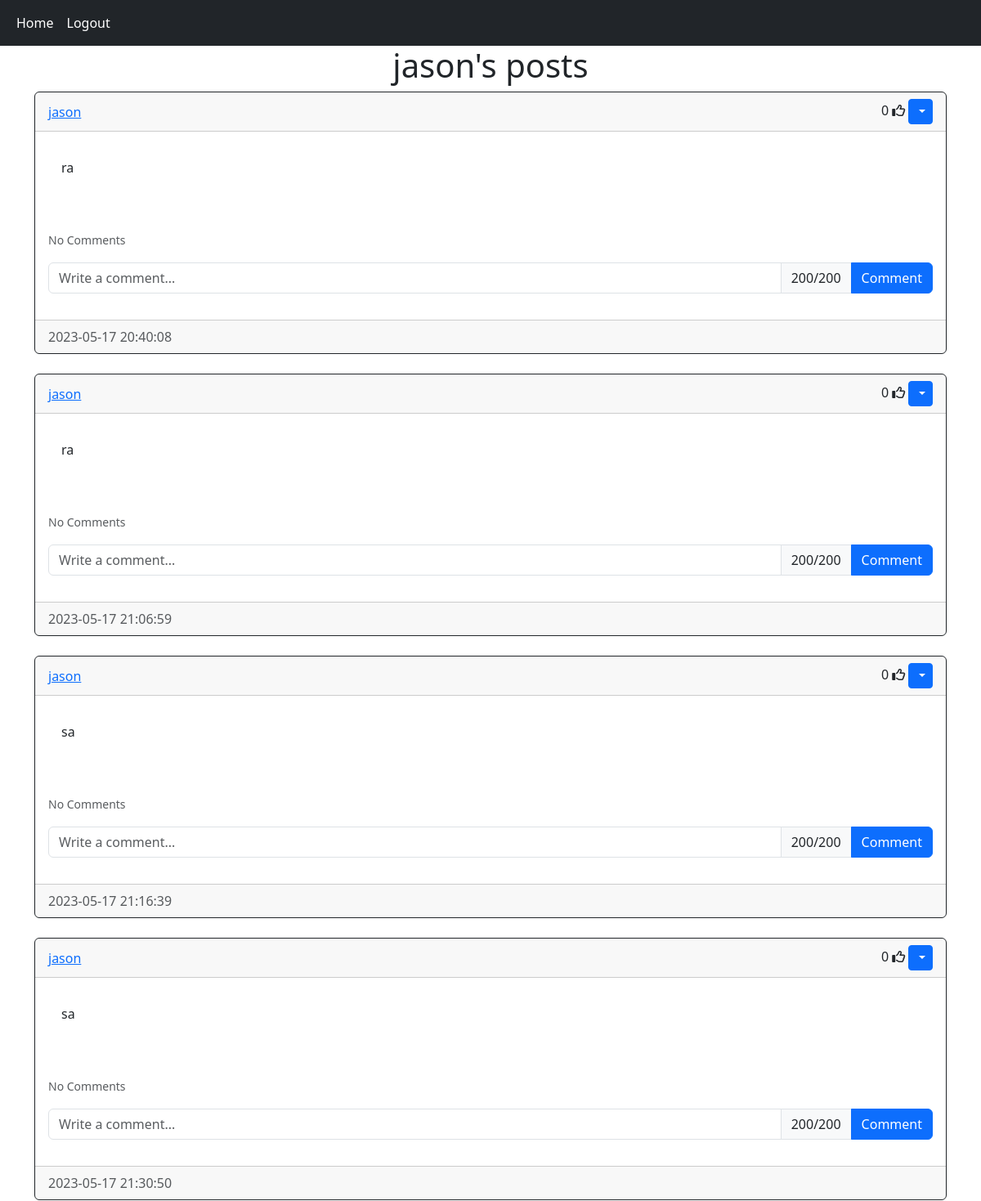
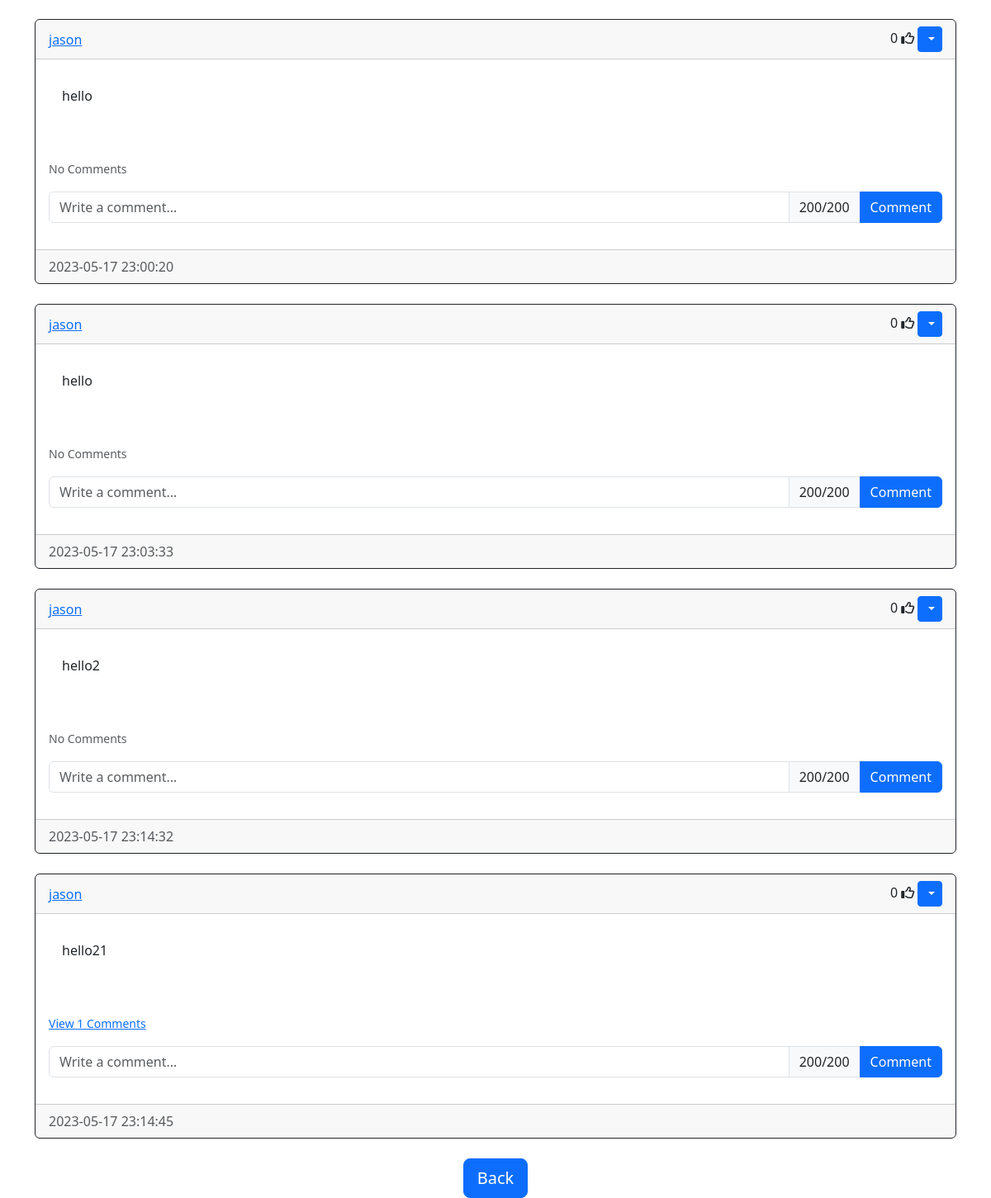
The app's page /posts/jason (signed in) with its own data (2 pictures, top to bottom).
### website/models.py (models this page shows)
class User(db.Model, UserMixin):
    id = db.Column(db.Integer, primary_key=True)
    email = db.Column(db.String(150), unique=True)
    username = db.Column(db.String(150), unique=True)
    password = db.Column(db.String(150))
    date_created = db.Column(db.DateTime(timezone=True), default=func.now())
    posts = db.relationship('Post', backref='user', passive_deletes=True)
    comments = db.relationship('Comment', backref='user', passive_deletes=True)
    likes = db.relationship('Like', backref='user', passive_deletes=True)

class Post(db.Model):
    id = db.Column(db.Integer, primary_key=True)
    text = db.Column(db.Text, nullable=False)
    image = db.Column(db.String(255))  # Add a column to store the image file path
    date_created = db.Column(db.DateTime(timezone=True), default=func.now())
    author = db.Column(db.Integer, db.ForeignKey('user.id', ondelete='CASCADE'))
    comments = db.relationship('Comment', backref='post', passive_deletes=True)
    likes = db.relationship('Like', backref='post', passive_deletes=True)

### website/views.py (the view)
@views.route("/posts/<username>")
@login_required
def posts(username):
    user = User.query.filter_by(username=username).first()
    if not user:
        flash('No user with that username exists.', category='error')
        return redirect(url_for('views.home'))
    posts = user.posts
    return render_template("posts.html", user=current_user, posts=posts, username=username)

### website/__init__.py (called while the page is built)
def create_app():
    app = Flask(__name__)
    app.config['SECRET_KEY'] = "helloworld"
    app.config['SQLALCHEMY_DATABASE_URI'] = f'sqlite:///{Mozarwebsite}'
    app.config['UPLOAD_FOLDER'] = r'C:\Users\PCA\Second_Website\website\static\images'
    app.config['ALLOWED_EXTENSIONS'] = {'png', 'jpg', 'jpeg', 'gif'}
    db.init_app(app)
    from .views import views
    from .auth import auth
    app.register_blueprint(views, url_prefix="/")
    app.register_blueprint(auth, url_prefix="/")
    from .models import User, Post, Comment
    create_database(app)
    login_manager = LoginManager()
    login_manager.login_view = "auth.login"
    login_manager.init_app(app)
    @login_manager.user_loader
    def load_user(id):
        return User.query.get(int(id))
    return app

### website/templates/posts.html (shortened to what this page needs)
{% extends "posts_div.html" %}
{% block header %}
{{username}}'s posts
{% endblock %}
{% block footer %}
<div align="center">
    <a href="/home">
        <button type="button" class="btn btn-primary btn-lg">Back</button>
    </a>
</div>
{% endblock %}

### website/templates/posts_div.html (shortened to what this page needs)
{% extends "base.html" %}
{% block content %}
<h1 align="center">{% block header %}𝓡𝓪𝓿𝓮𝓷𝓼 𝓒𝓸𝓶𝓶𝓾𝓷𝓲𝓽𝔂 𝓑𝓵𝓸𝓰{% endblock %}</h1>
<div id="posts">
    {% for post in posts %}
    <div class="card border-dark">
        <div class="card-header d-flex justify-content-between align-items-center">
            <a href="/posts/{{post.user.username}}">{{post.user.username}}</a>
            <div>
                <span id="likes-count-{{post.id}}">
                    {{ post.likes|length }}</span>
                    {% if user.id in post.likes|map(attribute="author")|list %}
                    <i
                      class="fas fa-thumbs-up"
                      id="like-button-{{post.id}}"
                      onclick="like('{{post.id}}')"
                    ></i>
                    {% else %}
                    <i
                      class="far fa-thumbs-up"
                      id="like-button-{{post.id}}"
                      onclick="like('{{post.id}}')"
                    ></i>
                    {% endif %} {% if user.id == post.author %}
                <div class="btn-group">
                    <button
                        type="button"
                        class="btn btn-sm btn-primary dropdown-toggle"
                        data-bs-toggle="dropdown">
                    </button>
                </div>
                {% endif %}
            </div>
        </div>
        <div class="card-body">
            <div class="card-body">
                <div class="card-text">{{post.text}}</div>
                <br />
            </div>
            <br />
            <p class="card-text">
                {% if post.comments|length > 0 %}
                <a data-bs-toggle="collapse" href="#comments-{{post.id}}" role="button">
<small>View {{post.comments|length}} Comments</small>
</a>
{% else %}
<small class="text-muted">No Comments</small>
{% endif %}
</p>
<form class="input-group mb-3" method='POST' action="/create-comment/{{post.id}}">
<input type="text" name="text" class="form-control" placeholder="Write a comment..."
             maxlength="200" required>
<span class="input-group-text"><span id="comment-counter">200</span>/200</span>
<button type="submit" class="btn btn-primary">Comment</button>
</form>
</div>
<div class="card-footer text-muted">
{{post.date_created}}
</div>
</div>
<br/>
{% endfor %}
</div>
{% block footer %}{% endblock %}
{% endblock %}

### website/templates/base.html (shortened to what this page needs)
<!DOCTYPE html>
<html lang="en">
  <head>
    <link
      href="https://cdn.jsdelivr.net/npm/bootstrap@5.3.0-alpha3/dist/css/bootstrap.min.css"
      rel="stylesheet"
    />
    <link rel="stylesheet" type="text/css" href="{{ url_for('static', filename='base.css') }}">
</head>
<body>
    <nav class="navbar navbar-expand-lg navbar-dark bg-dark">
        <div class="container-fluid">
          <div class="collapse navbar-collapse" id="navbar">
            <ul class="navbar-nav">
              <li class="nav-item">
                <a class="nav-link" href="/home">Home</a>
              </li>
              {% if user.is_authenticated %}
              <li class="nav-item">
                <a class="nav-link" href="/logout">Logout</a>
              </li>
              {% endif %}
            </ul>
          </div>
        </div>
      </nav>
    <div class="container">{% block content %}{% endblock %}</div>
</body>
</html>

### website/static/base.css (style rules this page uses)
.navbar { background-color: #333; }
.navbar-nav .nav-link { color: #fff; }

### records on screen
User: username "jason"
Post: user.username "jason", likes|length "0", text "ra", shows "No Comments", date_created "2023-05-17 20:40:08"
Post: user.username "jason", likes|length "0", text "ra", shows "No Comments", date_created "2023-05-17 21:06:59"
Post: user.username "jason", likes|length "0", text "sa", shows "No Comments", date_created "2023-05-17 21:16:39"
Post: user.username "jason", likes|length "0", text "sa", shows "No Comments", date_created "2023-05-17 21:30:50"
Post: user.username "jason", likes|length "0", text "hello", shows "No Comments", date_created "2023-05-17 23:00:20"
Post: user.username "jason", likes|length "0", text "hello", shows "No Comments", date_created "2023-05-17 23:03:33"
Post: user.username "jason", likes|length "0", text "hello2", shows "No Comments", date_created "2023-05-17 23:14:32"
Post: user.username "jason", likes|length "0", text "hello21", comments|length "1", date_created "2023-05-17 23:14:45"
